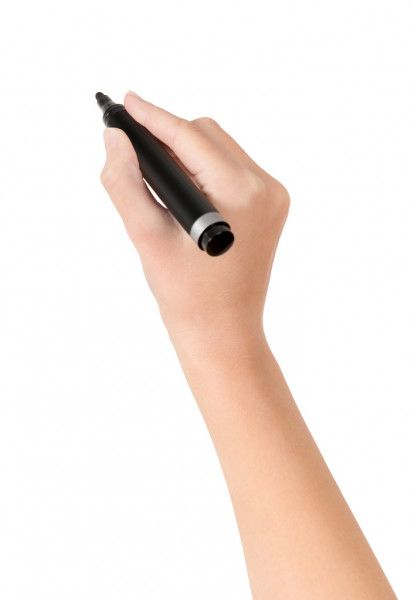
#> input picture Vídeos Davi/2026-11-nizia-figueira-whiteboard/projeto/fotos/mao_caneta.jpg, 411 x 600 px
$ python preparar_mao.py
#> lines starting #> are read from the running program, lines starting #| are printed output that depends on the picture; after the words box and inside, x2 and y2 are one past the last pixel; in counts of white or black regions, pixels touching at a corner belong together; long printed decimals are rounded
import numpy as np, cv2, os; os.chdir(os.path.dirname(os.path.abspath(__file__)))
im=cv2.imread('fotos/mao_caneta.jpg'); print(im.shape)
#> further down, im is the input picture: shape (600, 411, 3); mean B, G, R 227.4, 233.3, 244.3
S=3
big=cv2.resize(im,None,fx=S,fy=S,interpolation=cv2.INTER_LANCZOS4)
H,W=big.shape[:2]
#> H = 1800; W = 1233
# fundo = quase branco conectado à borda
near=(big.min(2)>238).astype(np.uint8)
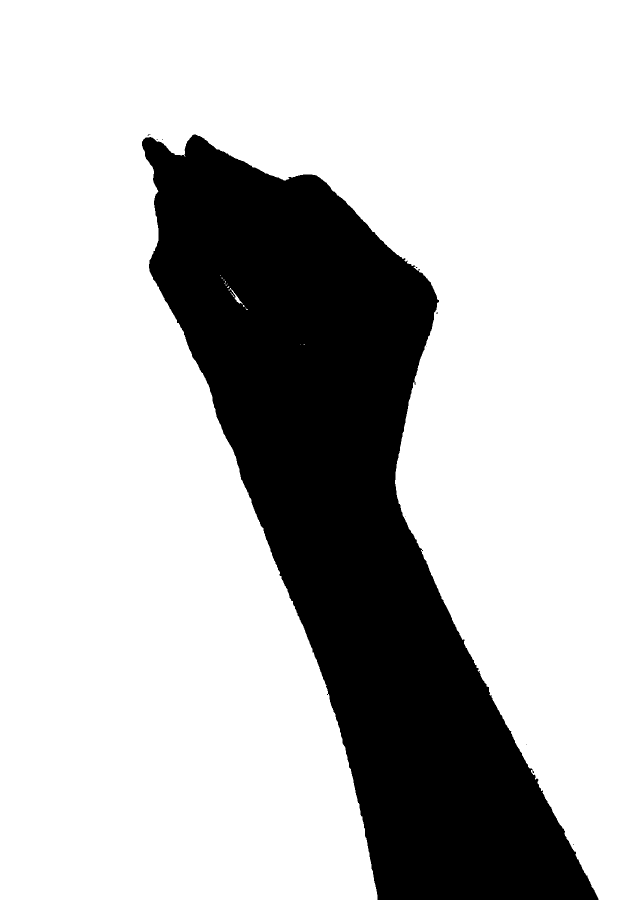
#> near: shape (1800, 1233) (shown at 1/2 size); values 0 (black) and 1 (white), 74.8% white; 10 black regions (9 under 20 px), largest, box (x1, y1, x2, y2) and area: (284, 269, 1197, 1800) 558813
ff=near.copy(); mask=np.zeros((H+2,W+2),np.uint8)
for x in range(0,W,7):
    if ff[0,x]==1: cv2.floodFill(ff,mask,(x,0),2)
for y in range(0,H,7):
    for x in (0,W-1):
        if ff[y,x]==1: cv2.floodFill(ff,mask,(x,y),2)
bg=(ff==2)
#> bg: shape (1800, 1233) bool; 74.8% white; 10 black regions (9 under 20 px), largest, box (x1, y1, x2, y2) and area: (284, 269, 1197, 1800) 559035
fg=(~bg).astype(np.uint8)*255
fg=cv2.morphologyEx(fg,cv2.MORPH_OPEN,np.ones((5,5),np.uint8))
#> fg: shape (1800, 1233); 25.2% white; 1 white region, box (x1, y1, x2, y2) and area: (284, 269, 1197, 1800) 558885
n,lab,st,_=cv2.connectedComponentsWithStats(fg); k=1+np.argmax(st[1:,4]); fg=((lab==k)*255).astype(np.uint8)
#> after `n, lab, st, _ = cv2.connectedComponentsWithStats(fg)`: n = 2; st = [[0, 0, 1233, 1800, 1660515], [284, 269, 913, 1531, 558885]]
#> after `k = 1 + np.argmax(st[1:, 4])`: k = 1
fg=cv2.erode(fg,np.ones((3,3),np.uint8)); a=cv2.GaussianBlur(fg,(0,0),1.6)
#> after `fg = cv2.erode(fg, np.ones((3, 3), np.uint8))`:
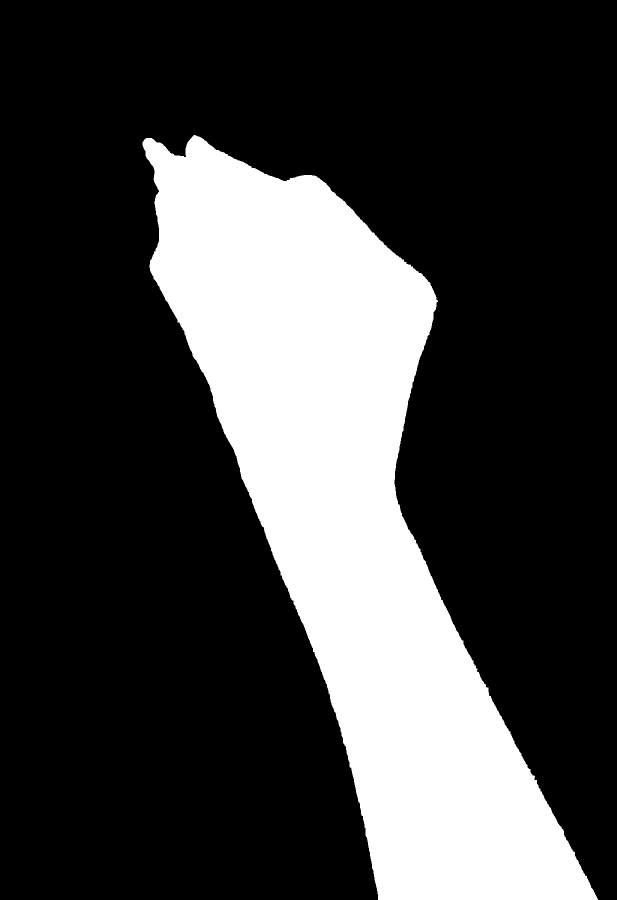
#> fg: shape (1800, 1233) (shown at 1/2 size); 25% white; 1 white region, box (x1, y1, x2, y2) and area: (285, 270, 1196, 1800) 554101
ys,xs=np.where(fg>0); print('bbox',xs.min(),ys.min(),xs.max(),ys.max())
#| bbox 285 270 1195 1799
ty=ys.min(); tx=int(xs[ys<ty+4].mean()); print('tip',tx,ty)
#> after `ty = ys.min()`: ty = 270
#> after `tx = int(xs[ys < ty + 4].mean())`: tx = 390
#| tip 390 270
# estende o antebraço para baixo
EXT=1500; rows=24
out=np.zeros((H+EXT,W+700,4),np.uint8); out[:H,:W,:3]=big; out[:H,:W,3]=a
#> after `out[:H, :W, :3] = big`:
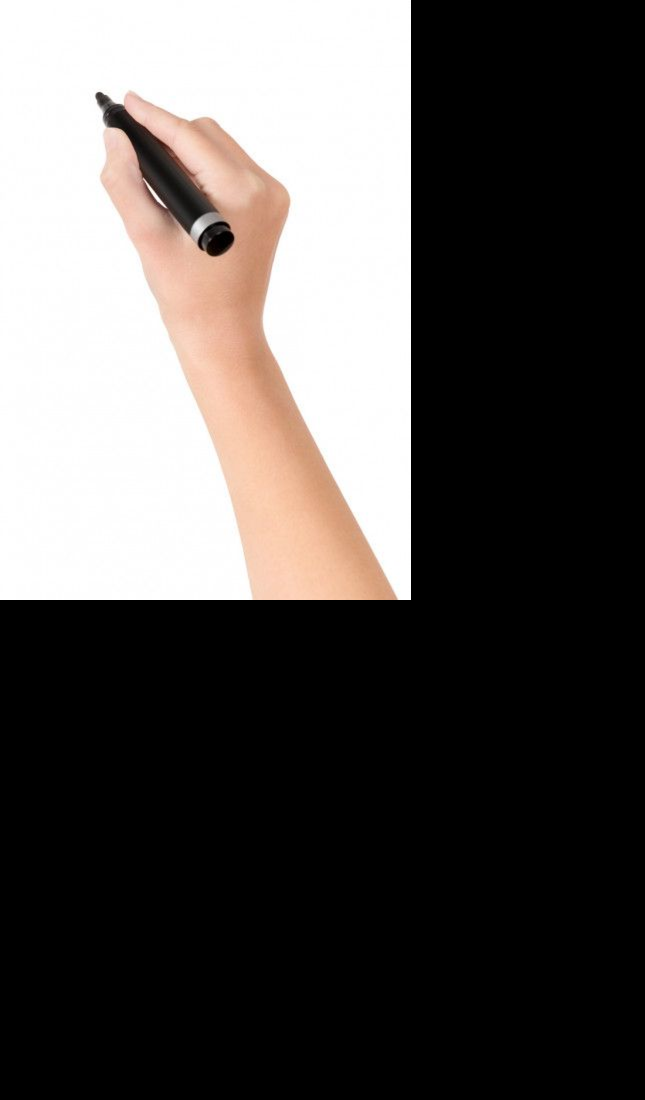
#> out: shape (3300, 1933, 4) (shown at 1/3 size); mean B, G, R, A 79.1, 81.2, 85, 0
def center(y):
#> called with y = 1790
    x=np.where(fg[y]>0)[0]; return (x.min()+x.max())/2
#> after `x = np.where(fg[y] > 0)[0]`: x = 436 values from 756 to 1191
slope=(center(H-10)-center(H-rows))/(rows-10); print('slope',slope)
#> after `slope = (center(H - 10) - center(H - rows)) / (rows - 10)`: slope = 0.393
#| slope 0.3929
for k in range(EXT):
    j=k%(2*rows-2); src=H-2-(j if j<rows else 2*rows-2-j)   # ladrilho espelhado
    dx=slope*((H+k)-src); M=np.float32([[1,0,dx],[0,1,0]])
    row=np.zeros((1,W+700,4),np.uint8); row[0,:W,:3]=big[src]; row[0,:W,3]=a[src]
    out[H+k]=cv2.warpAffine(row,M,(W+700,1),flags=cv2.INTER_LINEAR)[0]
#> this loop made 1500 passes
#> (dx, M) on passes 1 to 3: (0.786, [[1, 0, 0.786], [0, 1, 0]]), (1.57, [[1, 0, 1.57], [0, 1, 0]]), (2.36, [[1, 0, 2.36], [0, 1, 0]])
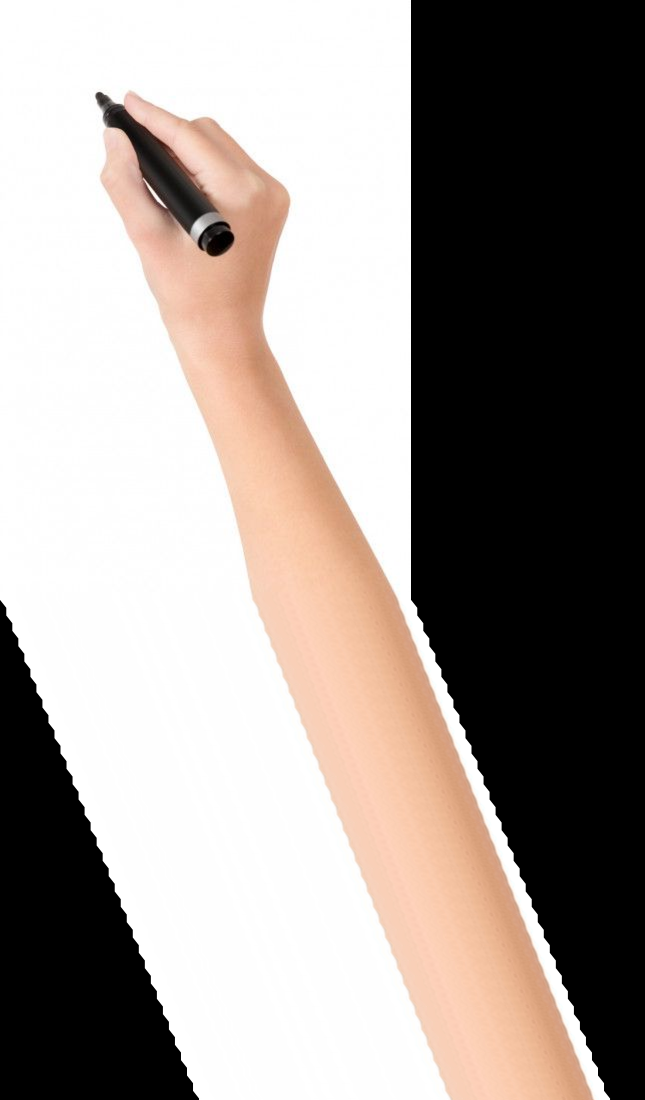
#> out: shape (3300, 1933, 4) (shown at 1/3 size); mean B, G, R, A 143.6, 148.7, 157.3, 48.2
PAD=60
o2=np.zeros((out.shape[0]+PAD,out.shape[1]+PAD,4),np.float32)
al=out[...,3].astype(np.float32)/255
sh=np.zeros(o2.shape[:2],np.float32); sh[36:36+out.shape[0],30:30+out.shape[1]]=al; sh=cv2.GaussianBlur(sh,(0,0),16)*.26
A=np.zeros(o2.shape[:2],np.float32); A[:out.shape[0],:out.shape[1]]=al
#> after `A[:out.shape[0], :out.shape[1]] = al`:
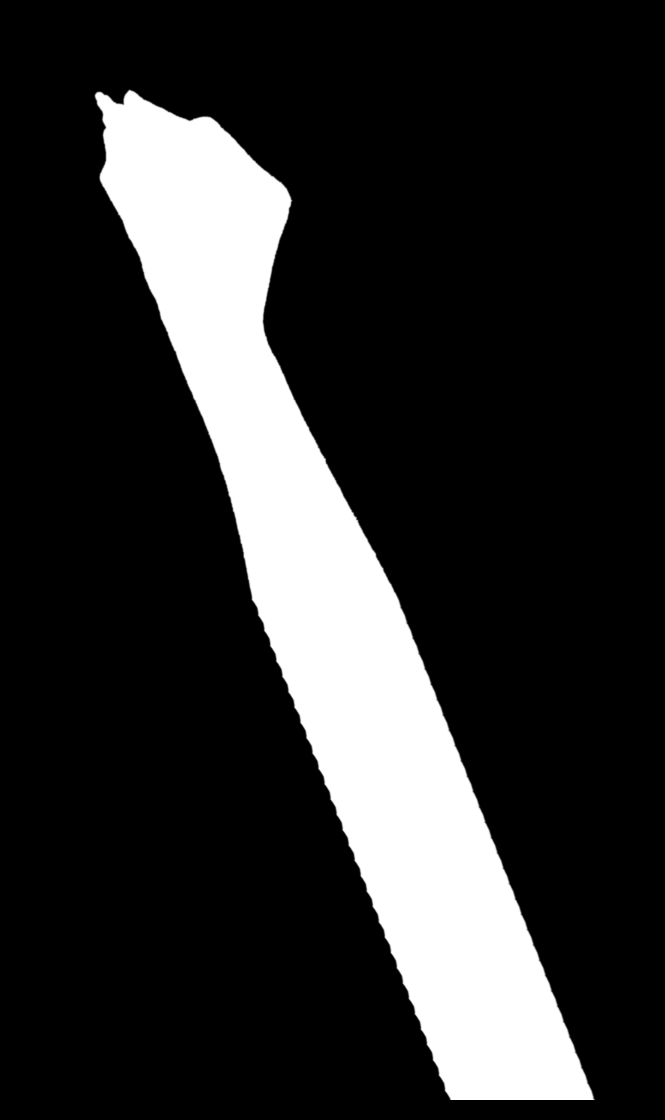
#> A: shape (3360, 1993) float32 (shown at 1/3 size); min 0, max 1, mean 0.18
rgb=np.zeros(o2.shape[:2]+(3,),np.float32); rgb[:out.shape[0],:out.shape[1]]=out[...,:3]
#> after `rgb[:out.shape[0], :out.shape[1]] = out[..., :3]`:
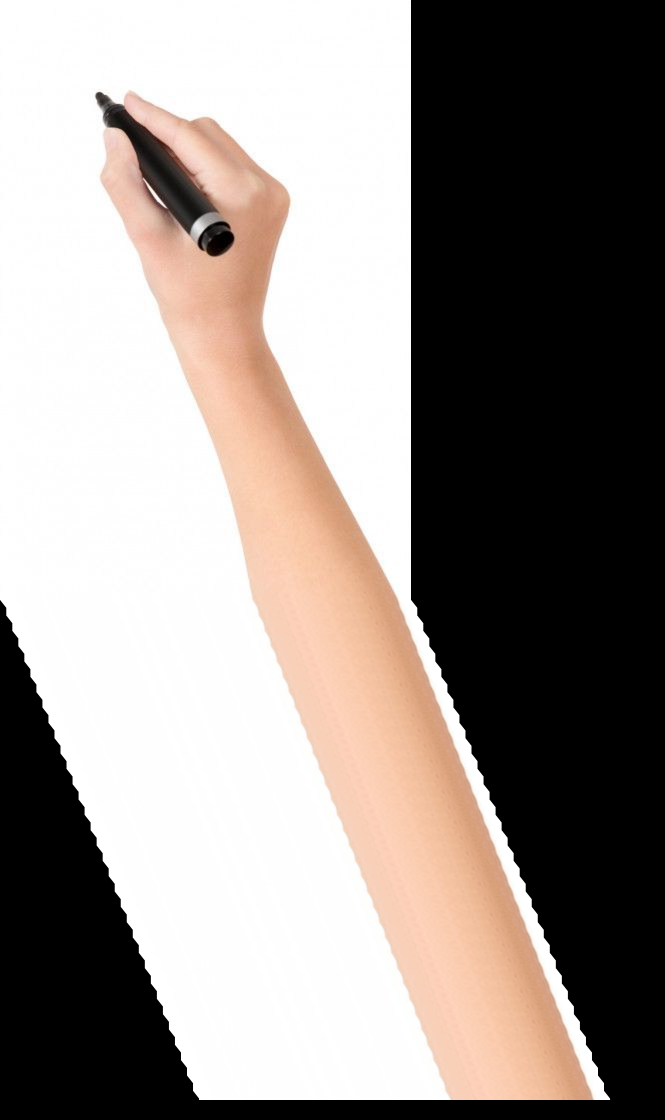
#> rgb: shape (3360, 1993, 3) float32 (shown at 1/3 size); mean B, G, R 137.9, 141.7, 151.1
fa=A+sh*(1-A); o2[...,:3]=rgb*(A/np.maximum(fa,1e-4))[...,None]; o2[...,3]=fa*255
#> after `o2[..., :3] = rgb * (A / np.maximum(fa, 0.0001))[..., None]`:
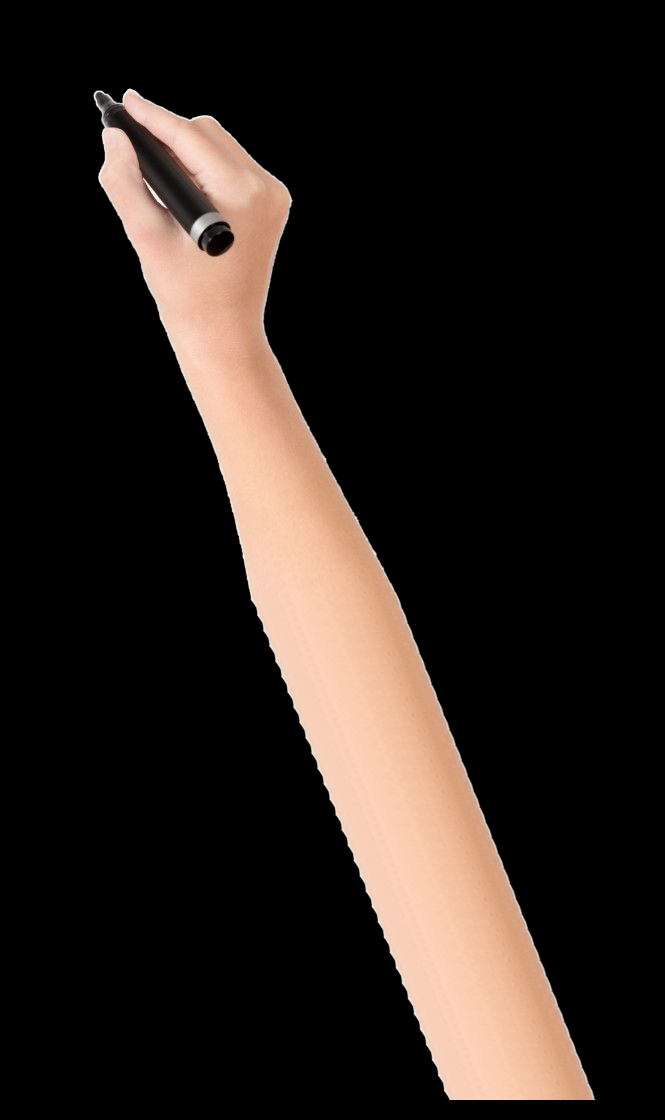
#> o2: shape (3360, 1993, 4) float32 (shown at 1/3 size); mean B, G, R, A 28.6, 33.5, 41.9, 0
out=o2.astype(np.uint8)
#> out: shape (3360, 1993, 4)
cv2.imwrite('assets/hand.png',out); print(out.shape)
#| (3360, 1993, 4)
# prévia em fundo de cor
